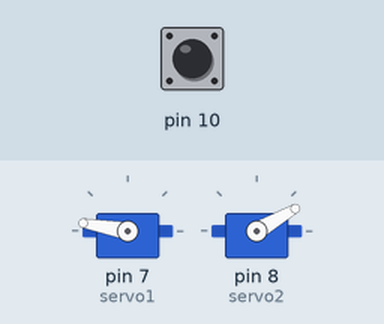
The sketch below on a simulated Arduino Uno, built with avr-gcc and run on an emulated ATmega328P. Shown: 2 × servo. Inputs (shaded band) come from the test bench; at power-on: pin 10 HIGH. What the sketch prints to the serial monitor is not drawn.

Above: at 0.1 s.
At 5.1 s:
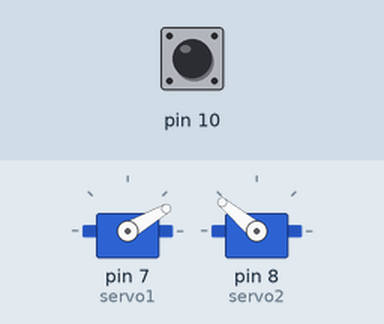
Timing chart, 0 to 6.6 s (numbered marks = the images above):
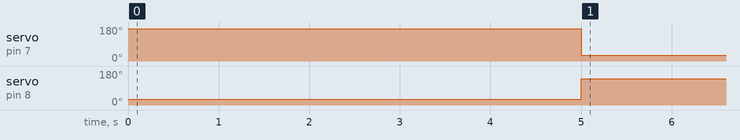

Measured:
- by itself, servo on pin 7 (servo1): 170° → 30° at 5.0 s
- by itself, servo on pin 8 (servo2): 30° → 140° at 5.0 s

The sketch:

mouhanpatsu.ino
```cpp
#include <Servo.h>

Servo servo1, servo2;
int num1 = 0, num2 = 0;
String str = "";
int state = LOW, pre_state = LOW;
int mode = 0; // 0:上げる前 1:上げた後

void setup() {
  pinMode(10, INPUT_PULLUP);
  servo1.attach(7);
  servo2.attach(8);
  num1 = 30;
  num2 = 140;
  motor1(num1);
  motor2(num2);
  Serial.begin(9600);
}

void loop() {
  state = digitalRead(10);
  Serial.print(state);
  Serial.print(" : ");
  Serial.println(pre_state);

  if (state != pre_state) {
    num1 = 170;
    num2 = 30;
    motor1(num1);
    motor2(num2);
    delay(5000);

    num1 = 30;
    num2 = 140;
    motor1(num1);
    motor2(num2);
    delay(5000);

    state = digitalRead(10);
  }

  pre_state = state;
  delay(100);
}

void motor1(int num) {
  servo1.write(num);
}

void motor2(int num) {
  servo2.write(num);
  //Serial.print("num : ");
  //Serial.println(num);
}
```
